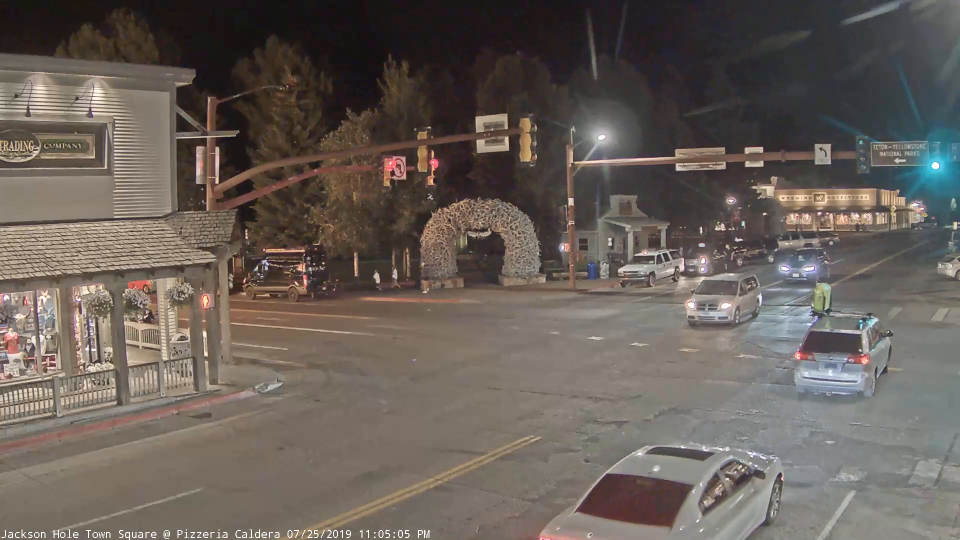
#> input picture frame 21 of JHT.mp4, 1920 x 1080 px (shown at 1/2 size)
$ python testCV.py
#> lines starting #> are read from the running program, lines starting #| are printed output that depends on the picture
import cv2 as cv


cap = cv.VideoCapture("JHT.mp4")
# Define the codec and create VideoWriter object
fourcc = cv.VideoWriter_fourcc(*'MP4V')
x = int(cap.get(3))
y = int(cap.get(4))
out = cv.VideoWriter('output.mp4', fourcc, 30.0, (x,  y))
while cap.isOpened():
    ret, frame = cap.read()
#> frame is the input picture: shape (1080, 1920, 3); mean B, G, R 88.8, 95.2, 104
    if not ret:
        print("Can't receive frame (stream end?). Exiting ...")
        break
    frame = cv.flip(frame, 0)
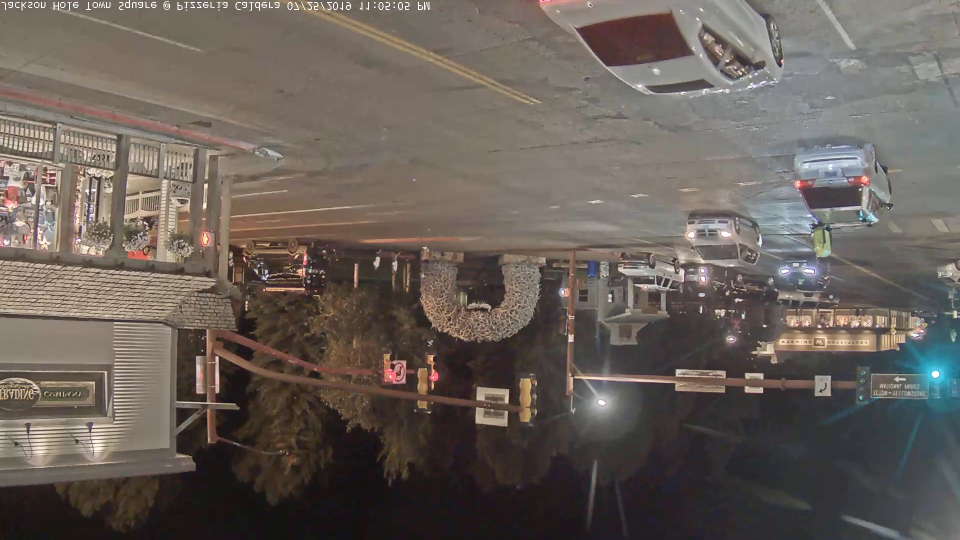
#> frame: shape (1080, 1920, 3) (shown at 1/2 size); mean B, G, R 88.8, 95.2, 104
    # write the flipped frame
    out.write(frame)
    cv.imshow('frame', frame)
    if cv.waitKey(1) == ord('q'):
#> (key q is pressed here)
        break


# Release everything if job is finished
cap.release()
out.release()
cv.destroyAllWindows()
